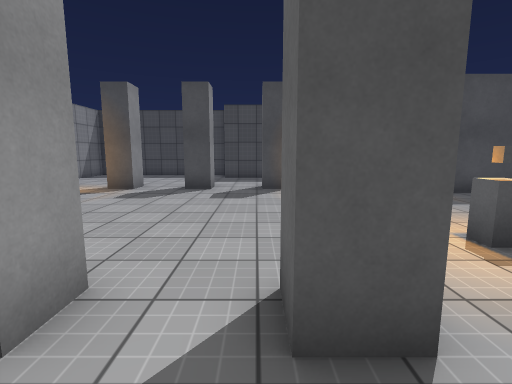
view 1 (above)

15 first-person views from a walk through a 3-D level made in the Unity game engine. The camera is 1.4 m above the floor, tilts 8° down and sees 85° across. The floor is counted in squares, 1 m on a side. Each view is taken from the middle of a square. On the plan, view 1 faces up. The plan holds only what a view shows up to about 14 squares ahead; the rest is blank. The place goes on beyond the plan. The player is left out. Surface patterns are stand-ins for the level's own textures.

view 2
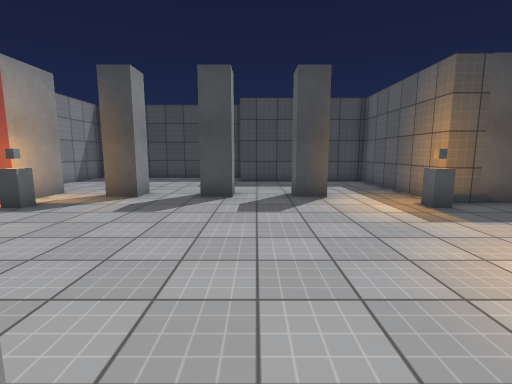

view 3
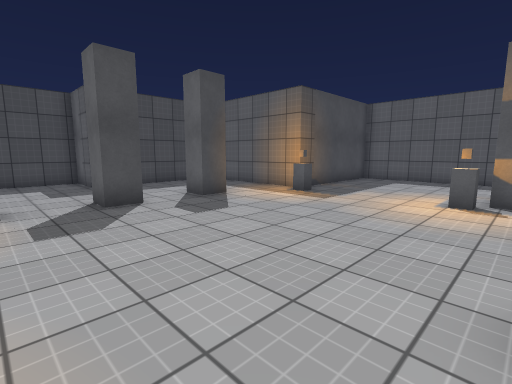

view 4
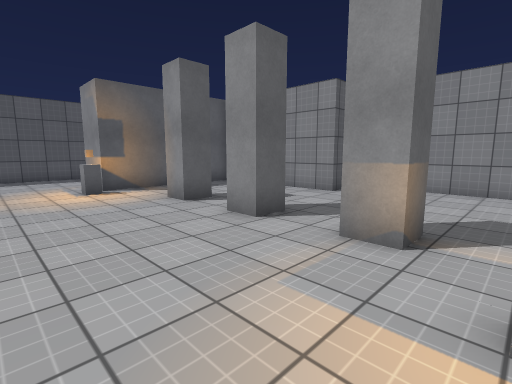

view 5
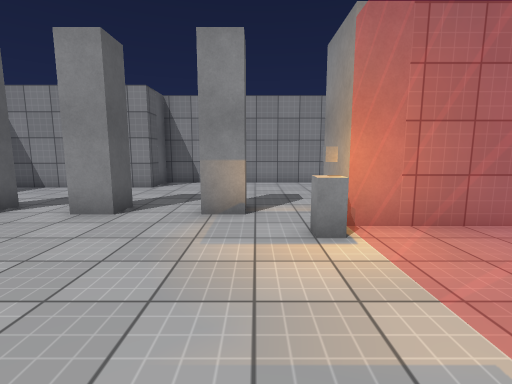

view 6
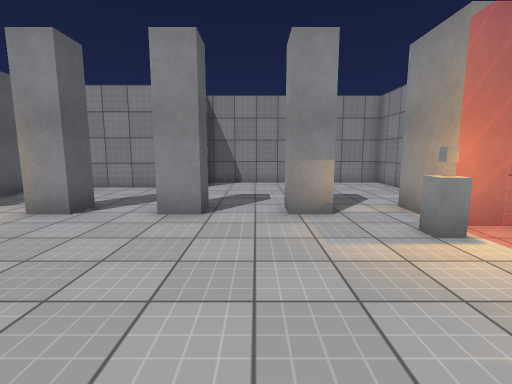

view 7
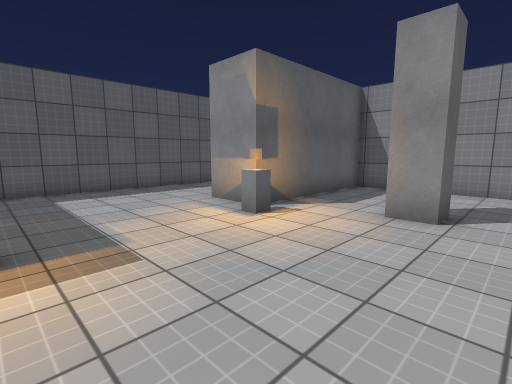

view 8
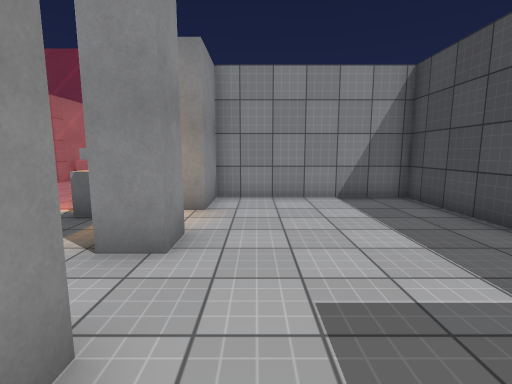

view 9
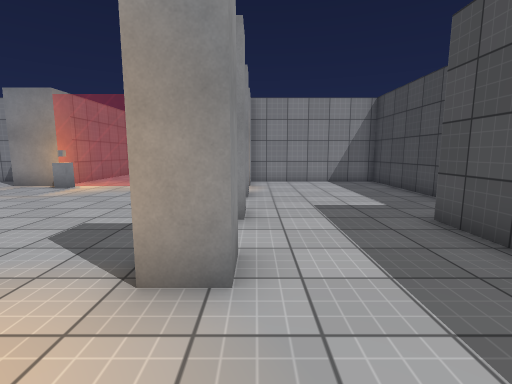

view 10
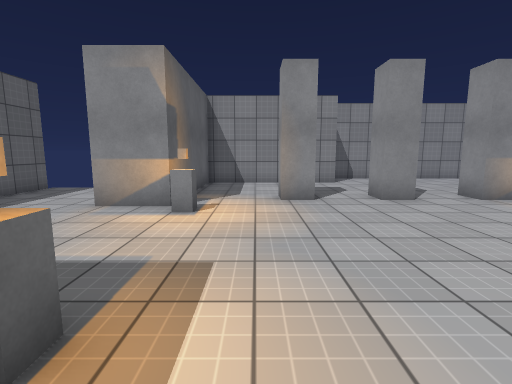

view 11
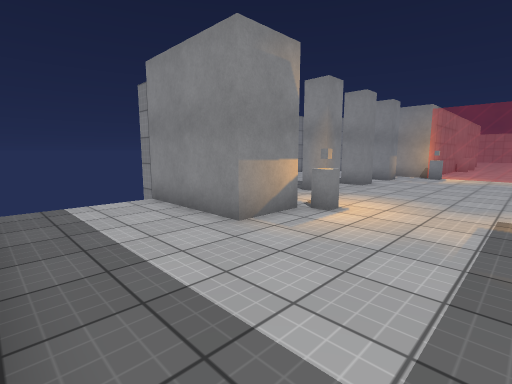

view 12
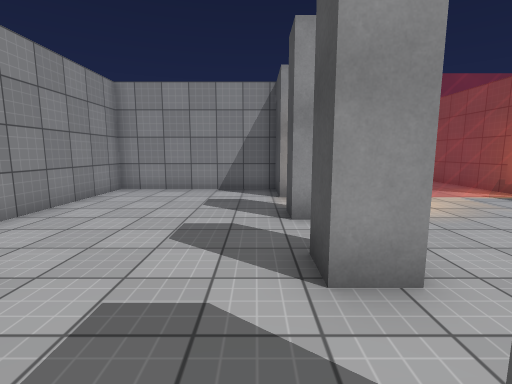

view 13
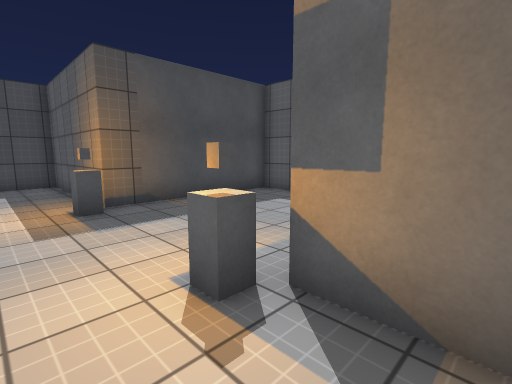

view 14
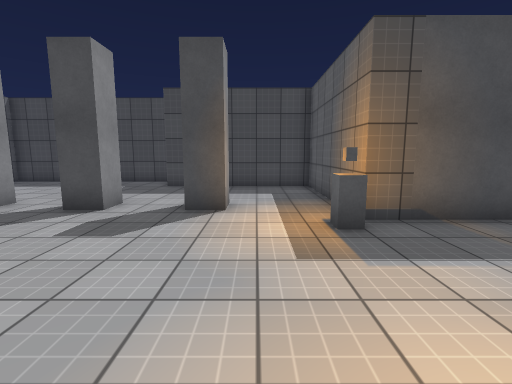

view 15
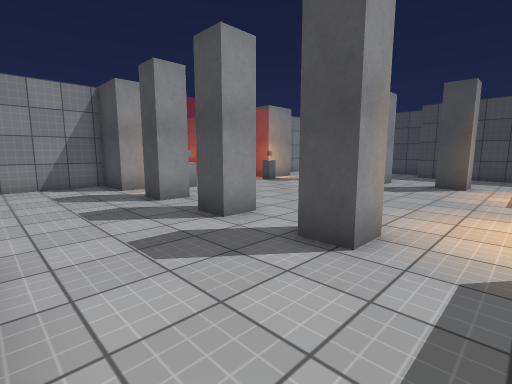

### Floor plan
Points are (right, up) in squares from view 1. A wall is a line through its corners. A room is listed if a view was taken in it or the views show most of it. See-through windows are left out.
Room 1 (views 1, 2, 3, 4, 5, 6, 7, 8, 9, 10, 11, 12, 13, 14, 15)
walls: (-1.7, 2.7) (-1.7, 1.8) (-2.8, 1.8) (-2.8, 2.7) (-1.7, 2.7); (0.2, 2.7) (1.3, 2.7) (1.3, 1.8) (0.2, 1.8) (0.2, 2.7); (-1.7, 10.7) (-2.8, 10.7) (-2.8, 11.8) (-1.7, 11.8) (-1.7, 10.7); (0.2, 10.7) (0.2, 11.8) (1.3, 11.8) (1.3, 10.7) (0.2, 10.7); (-4.7, 2.7) (-4.7, 1.8) (-5.8, 1.8) (-5.8, 2.7) (-4.7, 2.7); (-7.8, 3.8) (-7.8, 1.8) (-9.7, 1.8) (-9.7, -4.2) (-1.8, -4.2) (-1.8, -2.3) (4.3, -2.3) (4.3, 3.8) (6.2, 3.8) (6.2, -0.2); (-5.7, 11.8) (-4.7, 11.8) (-4.7, 10.7) (-5.7, 10.7); (10.2, 0) (10.2, 9.7) (4.3, 9.7) (4.3, 15.8) (-1.8, 15.8) (-1.8, 17.8) (-9.7, 17.8) (-9.7, 11.8) (-7.8, 11.8) (-7.8, 9.7)
ways out: gap at (11, 0)
objects: other object (-7, 4); other object (-7, 9); other object (4, 4); other object (4, 9)

Where each view was taken, in squares from view 1:
view 1: 0 up, 0 right, facing up
view 2: 2 up, 1 left, facing up
view 3: 3 up, 5 left, facing up-right
view 4: 7 up, 7 left, facing down-right
view 5: 9 up, 6 left, facing down
view 6: 9 up, 4 left, facing down
view 7: 9 up, 1 left, facing down-right
view 8: 13 up, 1 left, facing left
view 9: 12 up, 4 right, facing left
view 10: 11 up, 2 right, facing down
view 11: 8 up, 10 right, facing down-left
view 12: 1 up, 1 right, facing left
view 13: 2 up, 2 right, facing up-right
view 14: 4 up, 2 right, facing up
view 15: 2 down, 3 right, facing up-left
